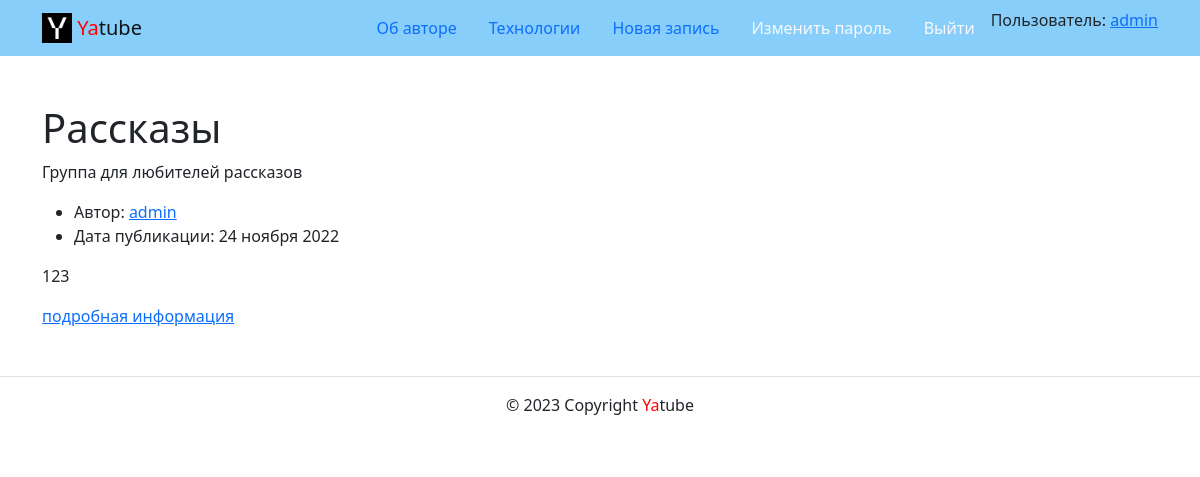
Page /group/rasskaz/ (signed in) on the committed database.
### posts/models.py (models this page shows, shortened)
class Group(models.Model):
    title = models.CharField(
        max_length=200, verbose_name='Название',
        help_text='Название группы'
    )
    slug = models.SlugField(
        unique=True,
        verbose_name='Идентификатор',
        help_text='Название идентификатора'
    )
    description = models.TextField(
        verbose_name='Описание',
        help_text='Текст описания'
    )
    class Meta:
        verbose_name = 'Группа'
        verbose_name_plural = 'Группы'

class Post(models.Model):
    text = models.TextField(
        verbose_name='Текст поста',
        help_text='Текст нового поста'
    )
    pub_date = models.DateTimeField('Дата публикации', auto_now_add=True)
    author = models.ForeignKey(
        User,
        on_delete=models.CASCADE,
        related_name='posts',
        verbose_name='Автор',
        help_text='Имя автора'
    )
    group = models.ForeignKey(
        Group,
        on_delete=models.SET_NULL,
        related_name='posts',
        blank=True, null=True,
        verbose_name='Группа',
        help_text='Группа, к которой будет относиться пост',
    )
    image = models.ImageField(
        'Картинка',
        upload_to='posts/',
        blank=True,
        help_text='Поле для загрузки картинки',
    )
    class Meta:
        ordering = ('-pub_date',)
        verbose_name = 'Пост'
        verbose_name_plural = 'Посты'

### posts/views.py (the view)
# urls.py: path("group/<slug:slug>/", views.group_posts, name="group_list"),
def group_posts(request, slug):
    group = get_object_or_404(Group, slug=slug)
    return render(request, 'posts/group_list.html', {
        'page_obj': page_obj(request, group.posts.all()),
        'group': group,
    })

### core/context_processors/year.py (called while the page is built)
def year(request):
    return {
        'year': datetime.now().year,
    }

### posts/views.py (called while the page is built)
def page_obj(request, posts):
    return Paginator(posts, POSTS_PER_PAGE).get_page(request.GET.get('page'))

### templates/posts/group_list.html (shortened to what this page needs)
{% extends 'base.html' %}
{% block content %}
  <h1>{{ group.title }}</h1>
  <p>{{ group.description|linebreaksbr }}</p>
  {% load cache %}
  {% cache 20 group_page page_obj.number %}
    {% for post in page_obj %}
      {% include 'posts/includes/post.html' with hide_group=True %}
    {% endfor %}
  {% endcache %}
{% endblock %}

### templates/includes/header.html (shortened to what this page needs)
{% load static %}
<nav class="navbar navbar-light" style="background-color: lightskyblue">
  <div class="container">
    <a class="navbar-brand" href="{% url 'posts:index' %}">
      <img src="{% static 'img/logo.png' %}"
           width="30"
           height="30"
           class="d-inline-block align-top"
           alt="">
      <span style="color:red">Ya</span>tube
    </a>
    <ul class="nav nav-pills">
      {% with request.resolver_match.view_name as view_name %}
        <li class="nav-item">
          <a class="nav-link {% if view_name == 'about:author' %}active{% endif %}"
             href="{% url 'about:author' %}">Об авторе</a>
        </li>
        <li class="nav-item">
          <a class="nav-link {% if view_name == 'about:tech' %}active{% endif %}"
             href="{% url 'about:tech' %}">Технологии</a>
        </li>
        {% if user.is_authenticated %}
          <li class="nav-item">
            <a class="nav-link {% if view_name == 'posts:post_create' %}active{% endif %}"
               href="{% url 'posts:post_create' %}">Новая запись</a>
          </li>
          <li class="nav-item">
            <a class="nav-link link-light {% if view_name == 'users:password_change_form' %}active{% endif %}"
               href="{% url 'users:password_change_form' %}">Изменить пароль</a>
          </li>
          <li class="nav-item">
            <a class="nav-link link-light {% if view_name == 'users:logout' %}active{% endif %}"
               href="{% url 'users:logout' %}">Выйти</a>
          </li>
          <li>Пользователь: <a href="{% url 'posts:profile' user.username %}">{{ user.username }}</a></li>
        {% endif %}
      {% endwith %}
    </ul>
  </div>
</nav>

### templates/posts/includes/post.html (shortened to what this page needs)
{% load thumbnail %}
<article>
  <ul>
    <li>Автор: <a href="{% url 'posts:profile' post.author.username %}">{{ post.author.username }}</a></li>
    <li>Дата публикации: {{ post.pub_date|date:"d E Y" }}</li>
  </ul>
  <p>{{ post.text|linebreaksbr }}</p>
  <a href="{% url 'posts:post_detail' post.pk %}">подробная информация</a>
  <br>
</article>

### rows in the picture
Group: title "Рассказы", description "Группа для любителей рассказов"
Post: author.username "admin", pub_date "24 ноября 2022", text "123"

### other values in the picture
{{ user.username }} "admin"
